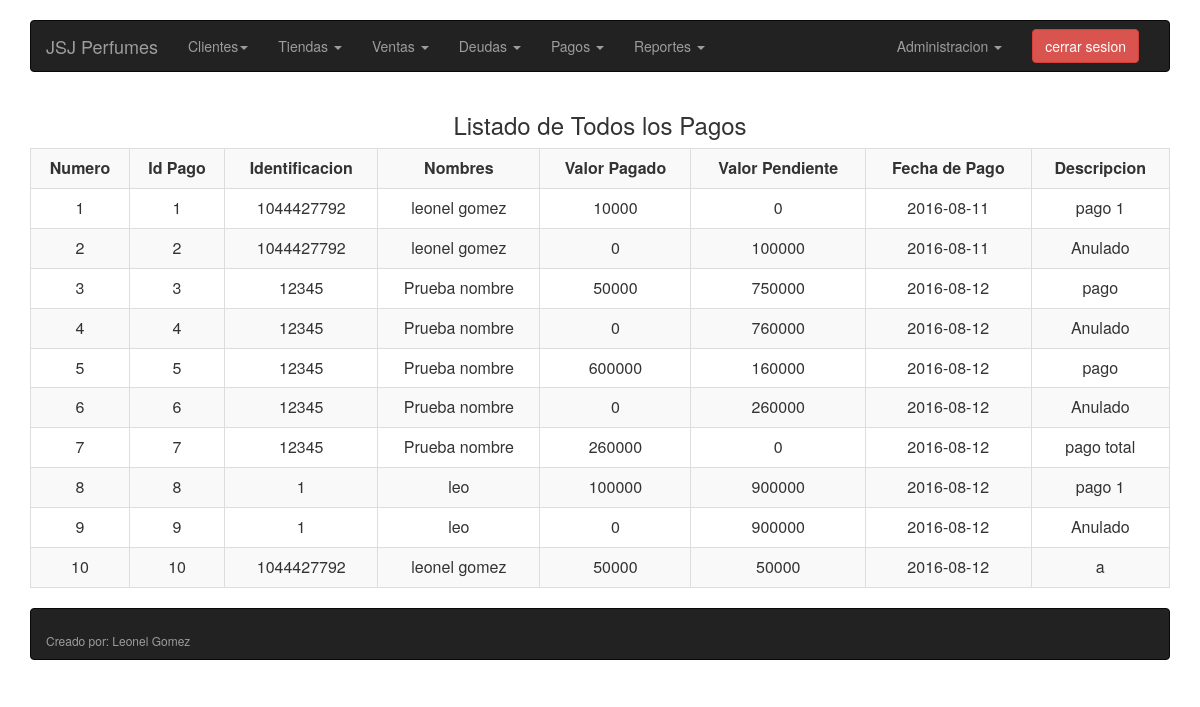
The app's page /roles/administrador/consulpagos.php (signed in) with its own data.
### tables this page shows
CREATE TABLE IF NOT EXISTS `pagos` (
`idpago` int(11) NOT NULL,
  `idcliente` int(11) NOT NULL,
  `valorpagado` int(20) NOT NULL,
  `valorpendiente` int(20) NOT NULL,
  `fechapago` date NOT NULL,
  `descripcion` text NOT NULL
);

CREATE TABLE IF NOT EXISTS `clientes` (
  `idcliente` int(11) NOT NULL,
  `idtienda` int(11) NOT NULL,
  `nombrecliente` varchar(45) NOT NULL,
  `telcliente` varchar(45) NOT NULL,
  `dircliente` varchar(100) NOT NULL
);

### roles/administrador/consulpagos.php (the view, shortened to what this page needs)
<html xmlns="http://www.w3.org/1999/xhtml">
<head>
<link rel="stylesheet" href="css/bootstrap.min.css">
	<link rel="stylesheet" href="https://maxcdn.bootstrapcdn.com/font-awesome/4.5.0/css/font-awesome.min.css">
</head>
<body><?php
$usuario= $_SESSION['usuario'];
if ($usuario==""){
	header('Location: ..\..\index.php');
}else{
?>
<div id="container">
	<?php
		include "navbar.php";
	?>
		<div class="container">
		<table class="table table-striped table-responsive table-hover table-bordered text-center">
<h3 class="text-center">Listado de Todos los Pagos</h3>
 <tr>
<td> <strong>Numero</strong> </td>
<td> <strong>Id Pago</strong> </td>
<td> <strong>Identificacion</strong> </td>
<td> <strong>Nombres</strong> </td>
<td> <strong>Valor Pagado</strong> </td>
<td> <strong>Valor Pendiente</strong> </td>
<td> <strong>Fecha de Pago</strong> </td>
<td> <strong>Descripcion</strong> </td>
</tr>
<?php
include "conectar.php";
	$num=0;
      $asig= mysql_query("Select * from pagos" ,$conectar);
	While($concoti = mysql_fetch_array($asig)){
	$idpago=$concoti["idpago"];
	$iden=$concoti ["idcliente"];
	$valorpagado=$concoti["valorpagado"];
	$valorpendiente=$concoti["valorpendiente"];
	$fechapago=$concoti["fechapago"];
	$descripcion=$concoti["descripcion"];
	$tienda= mysql_query("SELECT * FROM clientes WHERE idcliente='$iden'",$conectar);
	While($contienda = mysql_fetch_array($tienda)){
		$nombrecliente=$contienda['nombrecliente'];
	}
	echo("<tr>");
	echo ("<td>".$num=$num+1);
	echo("<td> $idpago</td>");
	echo("<td> $iden</td>");
	echo("<td> $nombrecliente</td>");
	echo("<td> $valorpagado</td>");
	echo("<td> $valorpendiente</td>");
	echo("<td> $fechapago</td>");
	echo("<td> $descripcion</td>");
	echo("</tr>");
	}
}
?></table>
	</div>
</body>
</html>

### records on screen
pagos: idpago "1", idcliente "1044427792", idcliente.nombrecliente "leonel gomez", valorpagado "10000", valorpendiente "0", fechapago "2016-08-11", descripcion "pago 1"
pagos: num "2", idpago "2", idcliente "1044427792", idcliente.nombrecliente "leonel gomez", valorpagado "0", valorpendiente "100000", fechapago "2016-08-11", descripcion "Anulado"
pagos: num "3", idpago "3", idcliente "12345", idcliente.nombrecliente "Prueba nombre", valorpagado "50000", valorpendiente "750000", fechapago "2016-08-12", descripcion "pago"
pagos: num "4", idpago "4", idcliente "12345", idcliente.nombrecliente "Prueba nombre", valorpagado "0", valorpendiente "760000", fechapago "2016-08-12", descripcion "Anulado"
pagos: num "5", idpago "5", idcliente "12345", idcliente.nombrecliente "Prueba nombre", valorpagado "600000", valorpendiente "160000", fechapago "2016-08-12", descripcion "pago"
pagos: num "6", idpago "6", idcliente "12345", idcliente.nombrecliente "Prueba nombre", valorpagado "0", valorpendiente "260000", fechapago "2016-08-12", descripcion "Anulado"
pagos: num "7", idpago "7", idcliente "12345", idcliente.nombrecliente "Prueba nombre", valorpagado "260000", valorpendiente "0", fechapago "2016-08-12", descripcion "pago total"
pagos: num "8", idpago "8", idcliente "1", idcliente.nombrecliente "leo", valorpagado "100000", valorpendiente "900000", fechapago "2016-08-12", descripcion "pago 1"
pagos: num "9", idpago "9", idcliente "1", idcliente.nombrecliente "leo", valorpagado "0", valorpendiente "900000", fechapago "2016-08-12", descripcion "Anulado"
pagos: num "10", idpago "10", idcliente "1044427792", idcliente.nombrecliente "leonel gomez", valorpagado "50000", valorpendiente "50000", fechapago "2016-08-12", descripcion "a"
